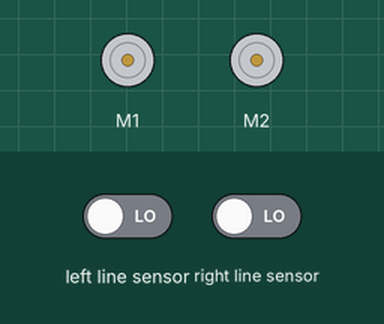
Simulated run of this program. Board: BBC micro:bit (MakeCode). Shown: 2 × DC motor (green arrow = forward, orange = backward, longer = faster). Inputs (shaded band) come from the test bench; at power-on: left line sensor LOW, right line sensor LOW.

Above: at 1.2 s.
1.3 s: left line sensor driven HIGH
At 2.1 s:
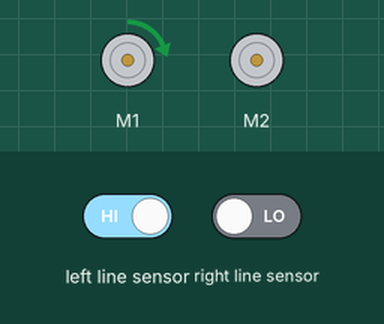
2.8 s: right line sensor driven HIGH
At 3.2 s:
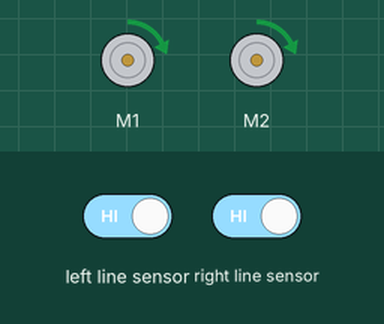
4.3 s: left line sensor driven LOW
At 5.3 s:
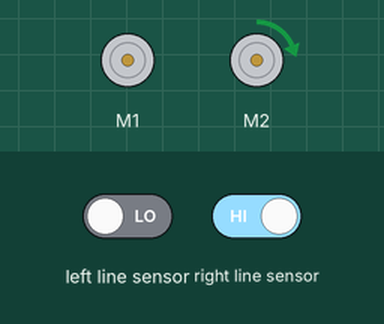
5.8 s: right line sensor driven LOW
At 6.3 s:
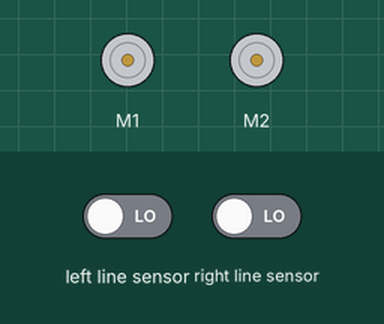
Timing chart, 0 to 8.3 s (numbered marks = the images above; inputs shaded):
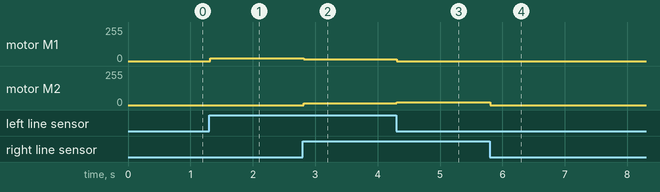

Measured:
- after the input at 1.3 s, motor M1: stopped → forward 20/255 at once
- after the input at 2.8 s, motor M1: forward 20/255 → forward 15/255 at once; motor M2: stopped → forward 15/255 at once
- after the input at 4.3 s, motor M1: forward 15/255 → stopped at once; motor M2: forward 15/255 → forward 20/255 at once
- after the input at 5.8 s, motor M2: forward 20/255 → stopped at once

The program:

main.ts
```typescript
basic.forever(function () {
    if (maqueen.readPatrol(maqueen.Patrol.PatrolLeft) == 1 && maqueen.readPatrol(maqueen.Patrol.PatrolRight) == 1) {
        maqueen.motorRun(maqueen.Motors.All, maqueen.Dir.CW, 15)
    } else if (maqueen.readPatrol(maqueen.Patrol.PatrolLeft) == 0 && maqueen.readPatrol(maqueen.Patrol.PatrolRight) == 1) {
        maqueen.motorRun(maqueen.Motors.M2, maqueen.Dir.CW, 20)
        maqueen.motorRun(maqueen.Motors.M1, maqueen.Dir.CCW, 0)
    } else if (maqueen.readPatrol(maqueen.Patrol.PatrolLeft) == 1 && maqueen.readPatrol(maqueen.Patrol.PatrolRight) == 0) {
        maqueen.motorRun(maqueen.Motors.M2, maqueen.Dir.CCW, 0)
        maqueen.motorRun(maqueen.Motors.M1, maqueen.Dir.CW, 20)
    } else {
        maqueen.motorRun(maqueen.Motors.All, maqueen.Dir.CW, 0)
    }
})
```

test.ts
```typescript
// aquí va el archivo "tests"; esto no se compilará cuando este paquete se utilice como una extensión.
```
